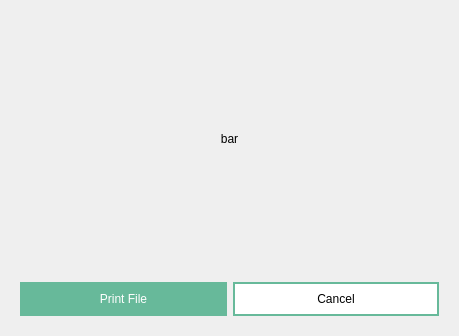
<?xml version="1.0" encoding="UTF-8"?>
<ui version="4.0">
 <class>Dialog</class>
 <widget class="QDialog" name="Dialog">
  <property name="geometry">
   <rect>
    <x>0</x>
    <y>0</y>
    <width>459</width>
    <height>336</height>
   </rect>
  </property>
  <property name="windowTitle">
   <string>Dialog</string>
  </property>
  <layout class="QVBoxLayout" name="verticalLayout">
   <item>
    <widget class="QLabel" name="barcodeLBL">
     <property name="text">
      <string>bar</string>
     </property>
     <property name="alignment">
      <set>Qt::AlignCenter</set>
     </property>
    </widget>
   </item>
   <item>
    <widget class="QWidget" name="dialogBox" native="true">
     <property name="sizePolicy">
      <sizepolicy hsizetype="Preferred" vsizetype="Fixed">
       <horstretch>0</horstretch>
       <verstretch>0</verstretch>
      </sizepolicy>
     </property>
     <layout class="QHBoxLayout" name="horizontalLayout">
      <item>
       <widget class="QPushButton" name="printBTN">
        <property name="styleSheet">
         <string notr="true">QPushButton {
    background-color: #67B99A;
    color: white;
    border: 2px solid #67B99A;
    padding: 8px 16px;
    border-radius: 20px;
}
QPushButton:hover {
    background-color: #5CAE8B;
    border: 2px solid #5CAE8B;
}
QPushButton:pressed {
    background-color: #4D9C7F;
	border: 2px solid #4D9C7F;
}</string>
        </property>
        <property name="text">
         <string>Print File</string>
        </property>
       </widget>
      </item>
      <item>
       <widget class="QPushButton" name="cancelBTN">
        <property name="styleSheet">
         <string notr="true">QPushButton {
    background-color: white;
    border: 2px solid #67B99A;
    color: black;
    padding: 8px 16px;
    border-radius: 20px;
}

QPushButton:hover {
    border: 2px solid #4D926D;
}

QPushButton:pressed {
	background-color: #F0F0F0;
	border: 2px solid #265C42;
}</string>
        </property>
        <property name="text">
         <string>Cancel</string>
        </property>
       </widget>
      </item>
     </layout>
    </widget>
   </item>
  </layout>
 </widget>
 <resources/>
 <connections/>
</ui>
